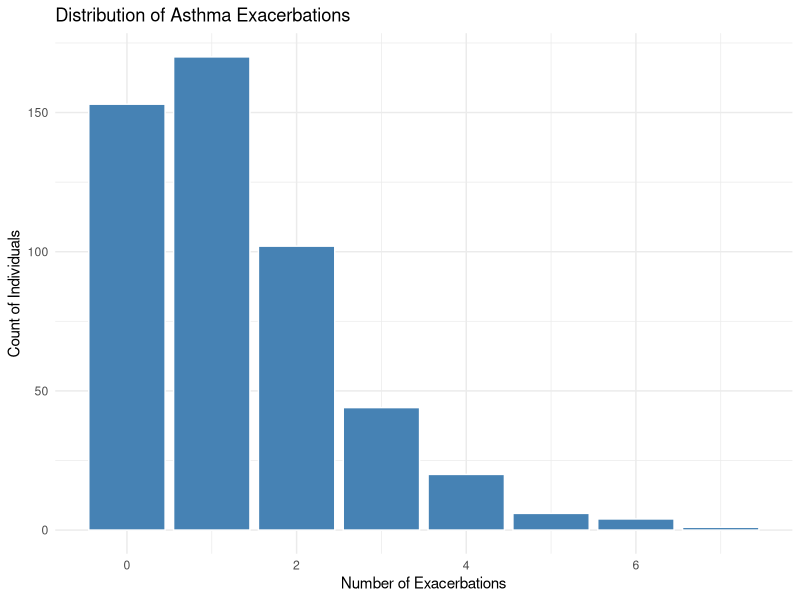
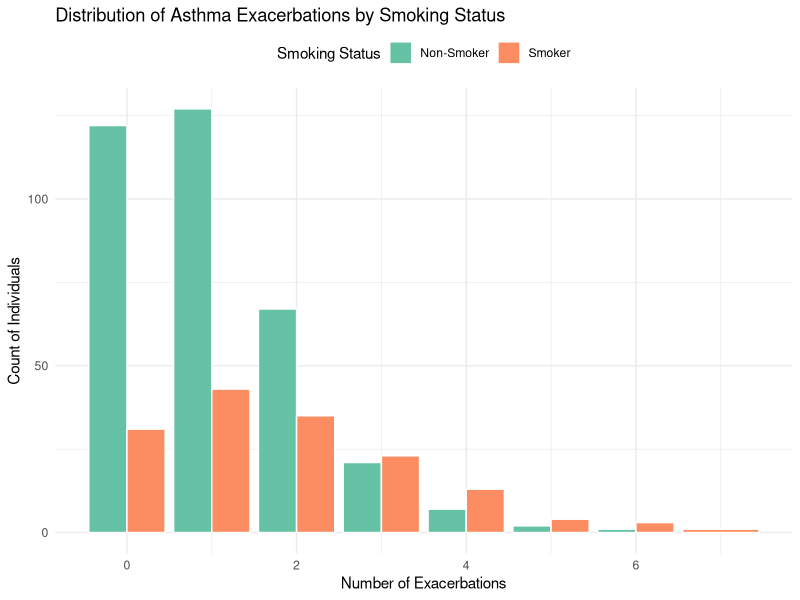

The R script that drew these images, in order:
## ---- chunk 1
# Load required packages
library(ggplot2)
library(dplyr)
library(emmeans)
## ---- chunk 2
#| echo: false
options(contrasts = c("contr.sum", "contr.poly")) # Effects coding

# Load the dataset
asthma_data <- read.csv("data/asthma_data.csv")

# Convert Smoking_Status to a factor
asthma_data$Smoking_Status <- factor(asthma_data$Smoking_Status)
levels(asthma_data$Smoking_Status) <- c("Non-Smoker", "Smoker")

# Center age for interpretability
asthma_data$Age_c <- asthma_data$Age - mean(asthma_data$Age)

# Inspect the structure of the dataset
str(asthma_data)
## ---- chunk 3
# Summary statistics
asthma_data |>
  summarize(
    Mean_Exacerbations = mean(Exacerbations),
    Variance_Exacerbations = var(Exacerbations)
  )

# Bar chart of overall exacerbation counts
ggplot(asthma_data, aes(x = Exacerbations)) +
  geom_bar(fill = "steelblue", color = "white") +
  labs(
    title = "Distribution of Asthma Exacerbations",
    x = "Number of Exacerbations",
    y = "Count of Individuals"
  ) +
  theme_minimal()
## ---- chunk 4
# Colored bar chart of exacerbation counts by smoking status
ggplot(asthma_data, aes(x = Exacerbations, fill = Smoking_Status)) +
  geom_bar(position = "dodge", color = "white") +
  scale_fill_brewer(palette = "Set2", name = "Smoking Status") +
  labs(
    title = "Distribution of Asthma Exacerbations by Smoking Status",
    x = "Number of Exacerbations",
    y = "Count of Individuals"
  ) +
  theme_minimal() +
  theme(legend.position = "top")
## ---- chunk 5
asthma_data <- asthma_data |>
  mutate(Age_Group = cut(Age, breaks = c(-Inf, 40, 60, Inf), 
    labels = c("<40", "40-60", ">60")))
## ---- chunk 6
# Fit the Poisson regression model
poisson_model <- glm(
  Exacerbations ~ Age_c + Smoking_Status,
  family = poisson(link = "log"),
  data = asthma_data
)

# View the model summary
summary(poisson_model)
## ---- chunk 7
# Estimated exacerbation rates for each smoking group (back-transformed)
emmeans(poisson_model, ~ Smoking_Status, type = "response")
## ---- chunk 8
# Rate ratio comparing smoking groups
pairs(emmeans(poisson_model, ~ Smoking_Status), type = "response")
## ---- chunk 9
# Calculate Pearson residuals
asthma_data$Pearson_Residuals <- residuals(poisson_model, type = "pearson")
## ---- chunk 10
# Calculate chi-square test statistic
chisq_test <- sum(asthma_data$Pearson_Residuals^2)

# Degrees of freedom (from the fitted model)
df <- df.residual(poisson_model)

# p-value
p_value <- 1 - pchisq(chisq_test, df)

# Calculate dispersion parameter
dispersion <- chisq_test / df

# Display results
list(Chi_Square_Statistic = chisq_test, 
     Degrees_of_Freedom = df, 
     P_Value = p_value,
     Dispersion_Parameter = dispersion)
## ---- chunk 11
# Fit quasi-Poisson model
quasipoisson_model <- glm(
  Exacerbations ~ Age_c + Smoking_Status,
  family = quasipoisson(link = "log"),
  data = asthma_data
)

# View the model summary
summary(quasipoisson_model)
